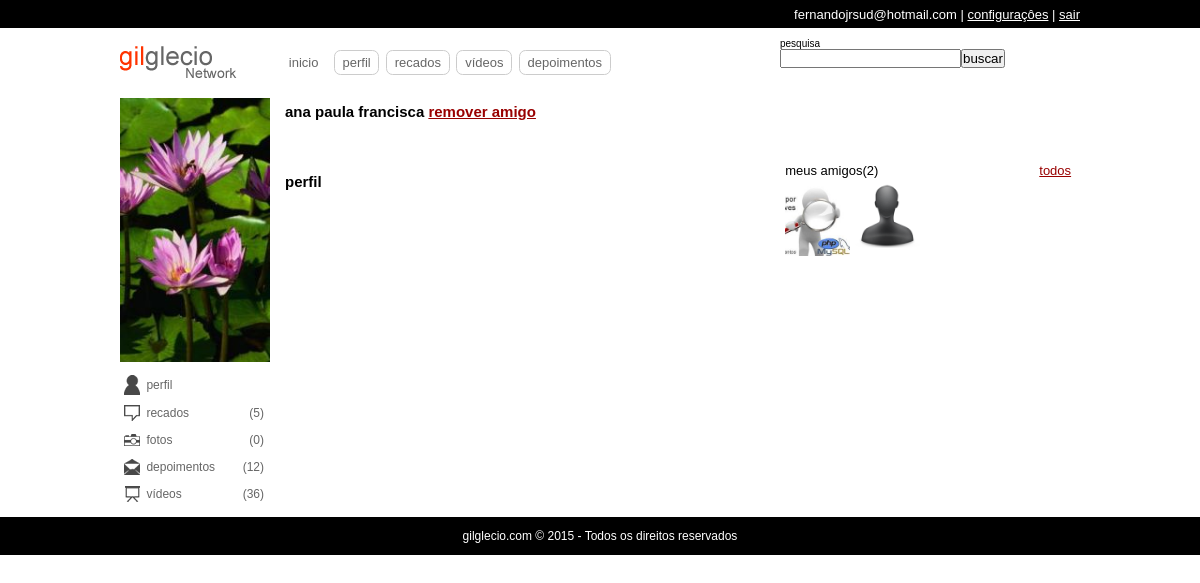
/perfil.php?uid=3 (signed in), run on the app's committed database.
### tables this page shows
CREATE TABLE IF NOT EXISTS `usuarios` (
`id` int(11) NOT NULL,
  `email` varchar(64) NOT NULL,
  `senha` varchar(128) NOT NULL,
  `nome` varchar(32) NOT NULL,
  `sobrenome` varchar(64) NOT NULL,
  `nascimento` date NOT NULL,
  `sexo` varchar(10) NOT NULL,
  `imagem` varchar(128) DEFAULT NULL,
  `status` int(1) NOT NULL DEFAULT '0',
  `cadastro` date NOT NULL,
  `nivel` int(1) NOT NULL DEFAULT '0'
);

### classes/DB.class.php (called while the page is built, shortened)
<?php
	class DB{
		private static $conn;
		static function getConn(){
			if(is_null(self::$conn)){
				self::$conn = new PDO('mysql:host=localhost;dbname=aularedesocial','root','');
				self::$conn->setAttribute(PDO::ATTR_ERRMODE,PDO::ERRMODE_EXCEPTION);
			}
			return self::$conn;
		}
	}

### classes/Amisade.class.php (called while the page is built, shortened)
<?php
class Amisade extends DB {
    static function list_amigos($idExtrangeiro) {
        $selAmigos = self::getConn()->prepare('SELECT u.id, u.nome, u.sobrenome, u.imagem FROM usuarios u INNER JOIN amisade a ON (((u.id=a.de) AND (a.para=?)) OR ((u.id=a.para) AND (a.de=?))) AND a.status=1');
        $selAmigos->execute(array($idExtrangeiro, $idExtrangeiro));
        $d['num'] = $selAmigos->rowCount();
        $d['dados'] = $selAmigos->fetchAll();
        return $d;
    }
    static function strIdAmigos($amigos) {
        $ids = array();
        foreach ($amigos as $value) {
            array_push($ids, $value['id']);
        }
        return implode(',', $ids);
    }
}

### includes/amigos.php (the view, shortened to what this page needs)
<div class="blocos" id="publicidade">
</div>
<div class="blocos" id="meus-amigos">
    <span>meus amigos(<?php echo $list_amigos['num'] ?>) <a href="#">todos</a></span>
    <ul>
    	<?php
		if($list_amigos['num']>0){
			foreach($list_amigos['dados'] as $resAmigos){
				echo '<li><span><a href="perfil.php?uid='.$resAmigos[0].'"><img src="uploads/usuarios/'.user_img($resAmigos[3]).'" alt="" title="'.$resAmigos[1].' '.$resAmigos[2].'" /></a></span></li>';
			}
		}else{
			echo 'Você não tem amigos';
		}
		?>
    </ul>
</div>

### estilos/template.css (style rules this page uses)
* { margin:0; padding:0; }
body { background:url(../uploads/tema/default.jpg) center fixed; font:62.5% "Trebuchet MS", Arial, Helvetica, sans-serif; text-align:center; }
img { display:block; }
a { color:#900; }
div.blocos { width:100%; min-height:50px; margin-bottom:1em; clear:both; background:#fff; }
div#content .blocos { width:auto; }
div#meus-amigos { padding:0.2em; overflow:hidden; font-size:1.3em; }
div#meus-amigos span { width:97%; display:block; padding:0.2em; }
div#meus-amigos span a { float:right; }
div#meus-amigos ul { width:298px; height:281px; overflow-y:scroll; list-style:none; }
div#meus-amigos ul li { display:inline; float:left; }
div#meus-amigos ul li span { width:65px; height:70px; overflow:hidden; }
div#meus-amigos ul li img { width:100%; }

### data on the page
usuarios: imagem (picture)
usuarios: shows a picture

### other printed values
$_SESSION['socialbigui_usuario'] "fernandojrsud@hotmail.com"
$recados['num'] "5"
Albuns::totalFotos($idExtrangeiro) "0"
$user_fullname "ana paula francisca"
$list_amigos['num'] "2"
